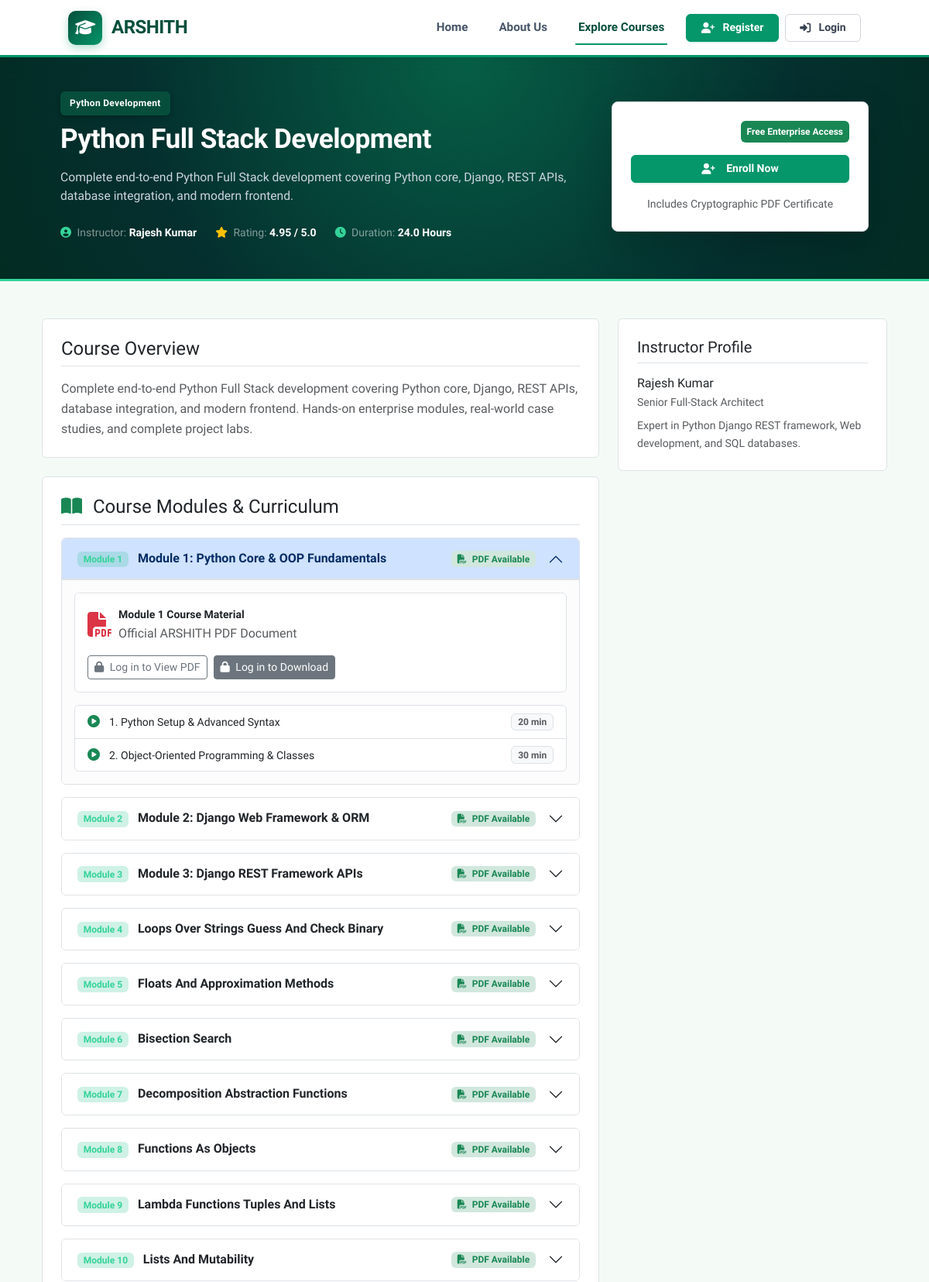
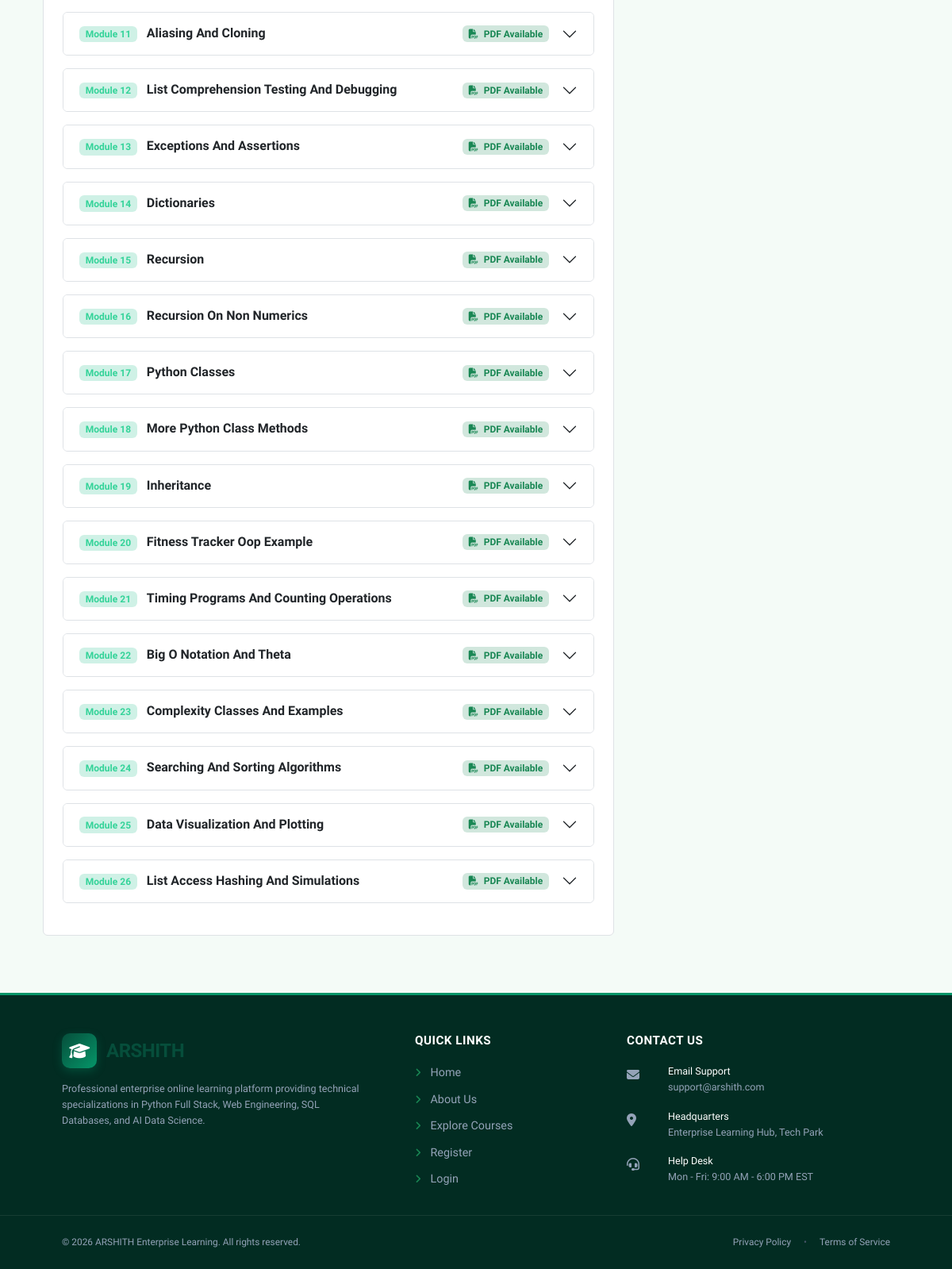
The page /courses/python-full-stack-development/ on the database its author committed (2 pictures, top to bottom).
### apps/courses/models.py (models this page shows, shortened)
class Course(models.Model):
    DIFFICULTY_CHOICES = (
        ('Beginner', 'Beginner'),
        ('Intermediate', 'Intermediate'),
        ('Advanced', 'Advanced'),
    )
    STATUS_CHOICES = (
        ('draft', 'Draft'),
        ('published', 'Published'),
    )
    title = models.CharField(max_length=255)
    course_code = models.CharField(max_length=50, unique=True)
    slug = models.SlugField(max_length=280, unique=True, blank=True)
    short_description = models.CharField(max_length=500)
    description = models.TextField()
    thumbnail_url = models.URLField(blank=True, null=True)
    category = models.ForeignKey(Category, on_delete=models.CASCADE, related_name='courses')
    instructor = models.ForeignKey(Instructor, on_delete=models.CASCADE, related_name='courses')
    difficulty = models.CharField(max_length=20, choices=DIFFICULTY_CHOICES, default='Beginner')
    duration_hours = models.DecimalField(max_digits=5, decimal_places=1, default=10.0)
    rating = models.DecimalField(max_digits=3, decimal_places=2, default=4.8)
    requirements = models.TextField(blank=True, null=True)
    learning_objectives = models.TextField(blank=True, null=True)
    status = models.CharField(max_length=20, choices=STATUS_CHOICES, default='published')
    is_featured = models.BooleanField(default=False)
    created_at = models.DateTimeField(auto_now_add=True)

class Category(models.Model):
    name = models.CharField(max_length=100, unique=True)
    slug = models.SlugField(max_length=120, unique=True, blank=True)
    description = models.TextField(blank=True, null=True)
    icon = models.CharField(max_length=50, default='fa-folder')
    class Meta:
        verbose_name_plural = 'Categories'
        ordering = ['name']

class Instructor(models.Model):
    name = models.CharField(max_length=150)
    designation = models.CharField(max_length=150)
    bio = models.TextField()
    experience_years = models.PositiveIntegerField(default=5)

class Module(models.Model):
    course = models.ForeignKey(Course, on_delete=models.CASCADE, related_name='modules')
    title = models.CharField(max_length=255)
    description = models.TextField(blank=True, null=True)
    order = models.PositiveIntegerField(default=1)
    pdf_file = models.FileField(upload_to='courses/modules/pdf/', blank=True, null=True)
    class Meta:
        ordering = ['order']

class Lesson(models.Model):
    module = models.ForeignKey(Module, on_delete=models.CASCADE, related_name='lessons')
    title = models.CharField(max_length=255)
    description = models.TextField(blank=True, null=True)
    content_html = models.TextField(default='Lesson content...')
    video_url = models.URLField(blank=True, null=True)
    duration_minutes = models.PositiveIntegerField(default=15)
    order = models.PositiveIntegerField(default=1)
    is_free_preview = models.BooleanField(default=False)
    is_published = models.BooleanField(default=True)
    class Meta:
        ordering = ['order']

### apps/core/views.py (the view)
# urls.py: path('courses/<str:slug_or_id>/', course_detail_view, name='course-detail'),
def course_detail_view(request, slug_or_id):
    if str(slug_or_id).isdigit():
        course = get_object_or_404(Course, id=int(slug_or_id))
    else:
        course = get_object_or_404(Course, slug=slug_or_id)
    is_enrolled = False
    if request.user.is_authenticated:
        is_enrolled = Enrollment.objects.filter(user=request.user, course=course).exists()
    return render(request, 'public/course_detail.html', {
        'course': course,
        'is_enrolled': is_enrolled
    })

### apps/core/context_processors.py (called while the page is built)
def global_context(request):
    return {
        'site_name': 'Arshith Springboard Enterprise',
        'site_tagline': 'Digital Learning Platform inspired by Infosys Springboard',
        'nav_categories': Category.objects.all()[:8]
    }

### templates/public/course_detail.html (shortened to what this page needs)
{% extends 'base.html' %}
{% load static %}
{% block content %}
<section class="hero-emerald-banner py-5">
  <div class="container px-lg-5">
    <div class="row align-items-center g-4">
      <div class="col-lg-8">
        <span class="badge-green-accent mb-2">{{ course.category.name }}</span>
        <h1 class="h2 font-weight-bold text-white mb-3">{{ course.title }}</h1>
        <p class="lead text-white-50 mb-4">{{ course.short_description }}</p>
        <div class="d-flex flex-wrap gap-4 text-white-50 small">
          <div><i class="fa-solid fa-user-circle me-1" style="color: var(--sn-mint-bright);"></i> Instructor: <strong class="text-white">{{ course.instructor.name }}</strong></div>
          <div><i class="fa-solid fa-star me-1 text-warning"></i> Rating: <strong class="text-white">{{ course.rating }} / 5.0</strong></div>
          <div><i class="fa-solid fa-clock me-1" style="color: var(--sn-mint-bright);"></i> Duration: <strong class="text-white">{{ course.duration_hours }} Hours</strong></div>
        </div>
      </div>
      <div class="col-lg-4 text-lg-end">
        <div class="p-4 bg-white text-dark rounded-3 shadow-lg border">
          <span class="badge bg-success font-weight-bold p-2 mb-3 d-inline-block">Free Enterprise Access</span>
          {% if is_enrolled %}
            <a href="{% url 'player' course.id %}" class="btn btn-arshith-reg w-100 btn-lg mb-2 justify-content-center">
              <i class="fa-solid fa-play me-2"></i> Continue Course Player
            </a>
          {% else %}
            <button onclick="API.enrollInCourse({{ course.id }})" class="btn btn-arshith-reg w-100 btn-lg mb-2 justify-content-center">
              <i class="fa-solid fa-user-plus me-2"></i> Enroll Now
            </button>
          {% endif %}
          <div class="small text-muted text-center mt-2">Includes Cryptographic PDF Certificate</div>
        </div>
      </div>
    </div>
  </div>
</section>
<div class="container px-lg-4 py-5">
  <div class="row g-4">
    <div class="col-lg-8">
      <div class="p-4 bg-white rounded border mb-4">
        <h4 class="font-weight-bold text-dark border-bottom pb-2 mb-3">Course Overview</h4>
        <p class="text-muted leading-relaxed mb-0">{{ course.description }}</p>
      </div>
      <div class="p-4 bg-white rounded border mb-4">
        <h4 class="font-weight-bold text-dark border-bottom pb-2 mb-3"><i class="fa-solid fa-book-open text-success me-2"></i> Course Modules & Curriculum</h4>
        <div class="accordion" id="curriculumAccordion">
          {% for module in course.modules.all %}
            <div class="accordion-item mb-3 border rounded overflow-hidden shadow-xs">
              <h2 class="accordion-header" id="heading{{ module.id }}">
                <button class="accordion-button font-weight-bold {% if not forloop.first %}collapsed{% endif %}" type="button" data-bs-toggle="collapse" data-bs-target="#collapse{{ module.id }}">
                  <div class="d-flex justify-content-between align-items-center w-100 me-3">
                    <div>
                      <span class="badge bg-emerald-light text-dark me-2">Module {{ module.order }}</span>
                      <strong>{{ module.title }}</strong>
                    </div>
                    {% if module.pdf_file %}
                      <span class="badge bg-success-subtle text-success small"><i class="fa-solid fa-file-pdf me-1"></i> PDF Available</span>
                    {% endif %}
                  </div>
                </button>
              </h2>
              <div id="collapse{{ module.id }}" class="accordion-collapse collapse {% if forloop.first %}show{% endif %}" data-bs-parent="#curriculumAccordion">
                <div class="accordion-body bg-light-subtle p-3 border-top">
                  {% if module.pdf_file %}
                    <div class="p-3 bg-white border rounded d-flex flex-wrap align-items-center justify-content-between gap-3 mb-3">
                      <div class="d-flex align-items-center gap-2">
                        <i class="fa-solid fa-file-pdf text-danger fa-2x"></i>
                        <div>
                          <strong class="small text-dark d-block">Module {{ module.order }} Course Material</strong>
                          <span class="x-small text-muted">Official ARSHITH PDF Document</span>
                        </div>
                      </div>
                      <div class="d-flex align-items-center gap-2">
                        {% if user.is_authenticated %}
                          <a href="{% url 'view_module_pdf' module.id %}" target="_blank" class="btn btn-sm btn-outline-success">
                            <i class="fa-solid fa-eye me-1"></i> View PDF
                          </a>
                          <a href="{% url 'download_module_pdf' module.id %}" class="btn btn-sm btn-arshith-reg">
                            <i class="fa-solid fa-download me-1"></i> Download
                          </a>
                        {% else %}
                          <a href="{% url 'login' %}?next={{ request.path }}" class="btn btn-sm btn-outline-secondary" title="Login to view PDF">
                            <i class="fa-solid fa-lock me-1"></i> Log in to View PDF
                          </a>
                          <a href="{% url 'login' %}?next={{ request.path }}" class="btn btn-sm btn-secondary" title="Login to download PDF">
                            <i class="fa-solid fa-lock me-1"></i> Log in to Download
                          </a>
                        {% endif %}
                      </div>
                    </div>
                  {% endif %}
                  {% if module.lessons.count > 0 %}
                    <ul class="list-group list-group-flush rounded border overflow-hidden">
                      {% for lesson in module.lessons.all %}
                        <li class="list-group-item d-flex justify-content-between align-items-center py-2 px-3 bg-white">
                          <div>
                            <i class="fa-solid fa-play-circle text-success me-2"></i>
                            <span class="small font-weight-bold text-dark">{{ lesson.title }}</span>
                          </div>
                          <span class="badge bg-light text-muted border">{{ lesson.duration_minutes }} min</span>
                        </li>
                      {% endfor %}
                    </ul>
                  {% endif %}
                </div>
              </div>
            </div>
          {% endfor %}
        </div>
      </div>
    </div>
    <div class="col-lg-4">
      <div class="p-4 bg-white rounded border">
        <h5 class="font-weight-bold text-dark border-bottom pb-2 mb-3">Instructor Profile</h5>
        <h6 class="font-weight-bold text-dark mb-1">{{ course.instructor.name }}</h6>
        <p class="small text-muted mb-2">{{ course.instructor.designation }}</p>
        <p class="small text-muted mb-0">{{ course.instructor.bio }}</p>
      </div>
    </div>
  </div>
</div>
{% endblock %}

### static/css/servicenow-theme.css (style rules this page uses)
:root { --sn-emerald-dark: #042F2E; --sn-emerald-deep: #064E3B; --sn-emerald-primary: #059669; --sn-emerald-hover: #047857; --sn-mint-accent: #10B981; --sn-mint-bright: #34D399; --sn-light-bg: #F4FBF7; --sn-card-bg: #FFFFFF; --sn-border: #D1E7DD; --sn-text-dark: #0F172A; --sn-text-muted: #4B5563; --sn-font: 'Plus Jakarta Sans', -apple-system, BlinkMacSystemFont, "Segoe UI", Roboto, sans-serif; --sn-transition: all 0.25s ease-in-out; --sn-shadow-sm: 0 2px 8px rgba(4, 120, 87, 0.08); --sn-shadow-md: 0 10px 30px rgba(4, 120, 87, 0.12); }
*, *::before, *::after { box-sizing: border-box; }
body { font-family: var(--sn-font); background-color: var(--sn-light-bg); color: var(--sn-text-dark); margin: 0; padding: 0; line-height: 1.6; }
.btn-arshith-reg { background: var(--sn-emerald-primary) !important; color: #FFFFFF !important; font-weight: 600; font-size: 0.875rem; padding: 0.45rem 1.15rem; border-radius: 6px; text-decoration: none !important; transition: all 0.2s ease-in-out; border: 1px solid var(--sn-emerald-primary) !important; box-shadow: 0 1px 3px rgba(5, 150, 105, 0.2); display: inline-flex; align-items: center; justify-content: center; gap: 0.4rem; line-height: 1.4; white-space: nowrap; }
.hero-emerald-banner { background: radial-gradient(circle at 50% 0%, #065F46 0%, #042F2E 65%, #022C22 100%) !important; color: #FFFFFF !important; padding: 2.75rem 0 3rem 0 !important; position: relative; overflow: hidden; border-bottom: 3px solid var(--sn-mint-bright); }
.hero-emerald-banner h1 { color: #FFFFFF !important; font-size: 2.2rem !important; font-weight: 800; line-height: 1.25; letter-spacing: -0.5px; }
.hero-emerald-banner p { color: #CBD5E1 !important; font-size: 0.98rem !important; line-height: 1.55; }
.bg-emerald-light { background: rgba(16, 185, 129, 0.2) !important; color: var(--sn-mint-bright) !important; }
.badge-green-accent { background-color: var(--sn-emerald-deep) !important; color: #FFFFFF !important; font-size: 0.75rem; font-weight: 700; padding: 0.35rem 0.75rem; border-radius: 6px; letter-spacing: 0.3px; box-shadow: 0 2px 6px rgba(0, 0, 0, 0.25); display: inline-block; }

### rows shown on the page
Course: category.name "Python Development", title "Python Full Stack Development", short_description "Complete end-to-end Python Full Stack development covering Python core, Django, REST APIs, database integration, and modern frontend.", instructor.name "Rajesh Kumar", rating "4.95", duration_hours "24.0", description "Complete end-to-end Python Full Stack development covering Python core, Django, REST APIs, database integration, and modern frontend. Hands-on enterprise modules, real-world case studies, and complete project labs.", instructor.designation "Senior Full-Stack Architect", instructor.bio "Expert in Python Django REST framework, Web development, and SQL databases."
Module: order "1", title "Module 1: Python Core & OOP Fundamentals", shows "PDF Available"
Lesson: title "1. Python Setup & Advanced Syntax", duration_minutes "20"
Lesson: title "2. Object-Oriented Programming & Classes", duration_minutes "30"
Module: order "2", title "Module 2: Django Web Framework & ORM", shows "PDF Available"
Module: order "3", title "Module 3: Django REST Framework APIs", shows "PDF Available"
Module: order "4", title "Loops Over Strings Guess And Check Binary", shows "PDF Available"
Module: order "5", title "Floats And Approximation Methods", shows "PDF Available"
Module: order "6", title "Bisection Search", shows "PDF Available"
Module: order "7", title "Decomposition Abstraction Functions", shows "PDF Available"
Module: order "8", title "Functions As Objects", shows "PDF Available"
Module: order "9", title "Lambda Functions Tuples And Lists", shows "PDF Available"
Module: order "10", title "Lists And Mutability", shows "PDF Available"
Module: order "11", title "Aliasing And Cloning", shows "PDF Available"
Module: order "12", title "List Comprehension Testing And Debugging", shows "PDF Available"
Module: order "13", title "Exceptions And Assertions", shows "PDF Available"
Module: order "14", title "Dictionaries", shows "PDF Available"
Module: order "15", title "Recursion", shows "PDF Available"
Module: order "16", title "Recursion On Non Numerics", shows "PDF Available"
Module: order "17", title "Python Classes", shows "PDF Available"
Module: order "18", title "More Python Class Methods", shows "PDF Available"
Module: order "19", title "Inheritance", shows "PDF Available"
Module: order "20", title "Fitness Tracker Oop Example", shows "PDF Available"
Module: order "21", title "Timing Programs And Counting Operations", shows "PDF Available"
Module: order "22", title "Big O Notation And Theta", shows "PDF Available"
Module: order "23", title "Complexity Classes And Examples", shows "PDF Available"
Module: order "24", title "Searching And Sorting Algorithms", shows "PDF Available"
Module: order "25", title "Data Visualization And Plotting", shows "PDF Available"
Module: order "26", title "List Access Hashing And Simulations", shows "PDF Available"
